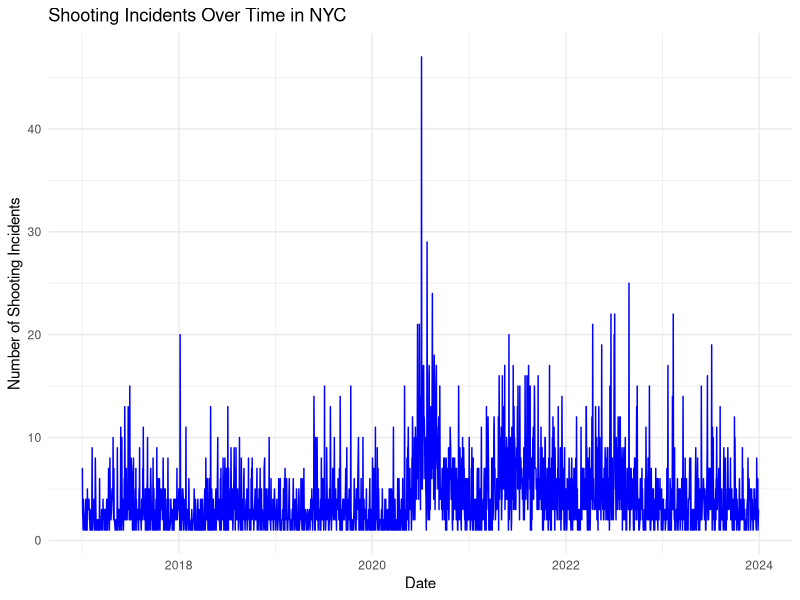
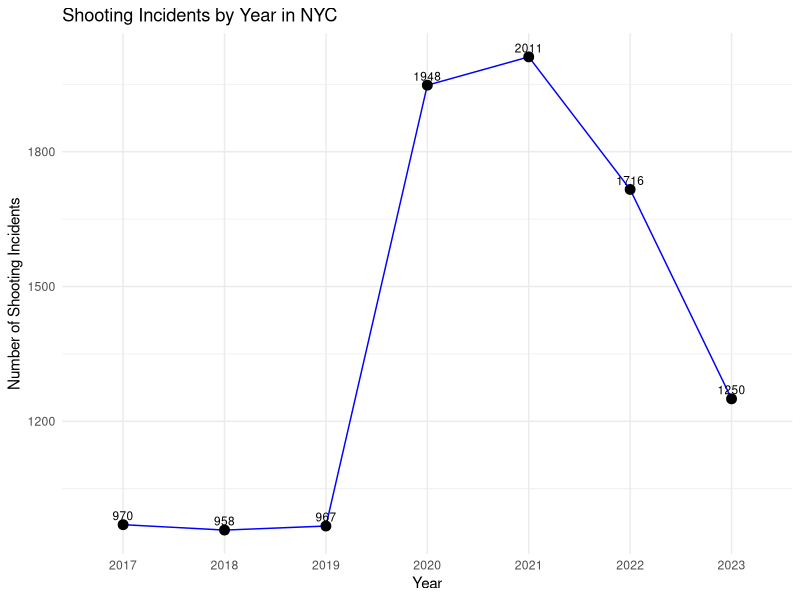
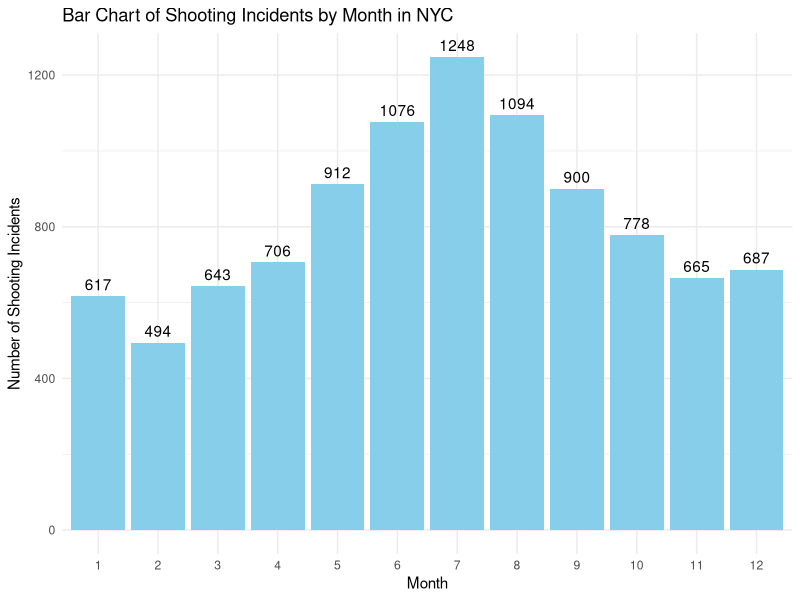
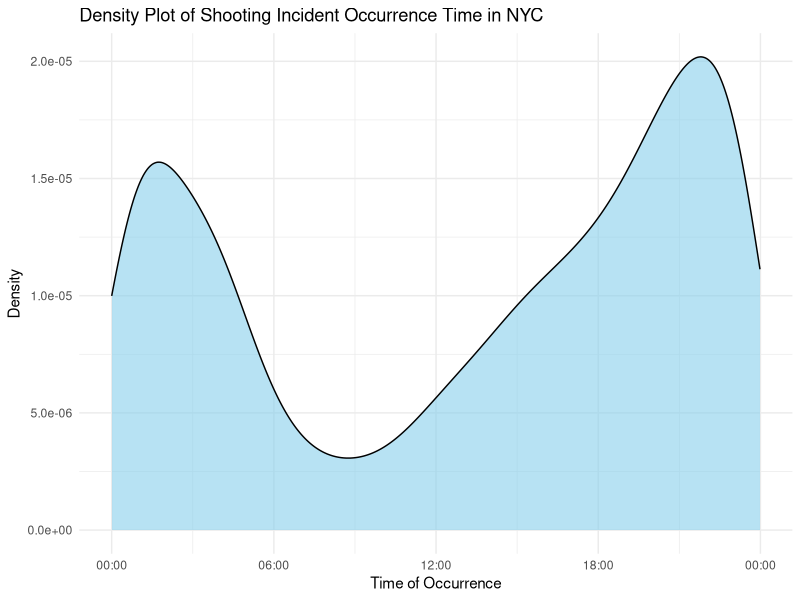
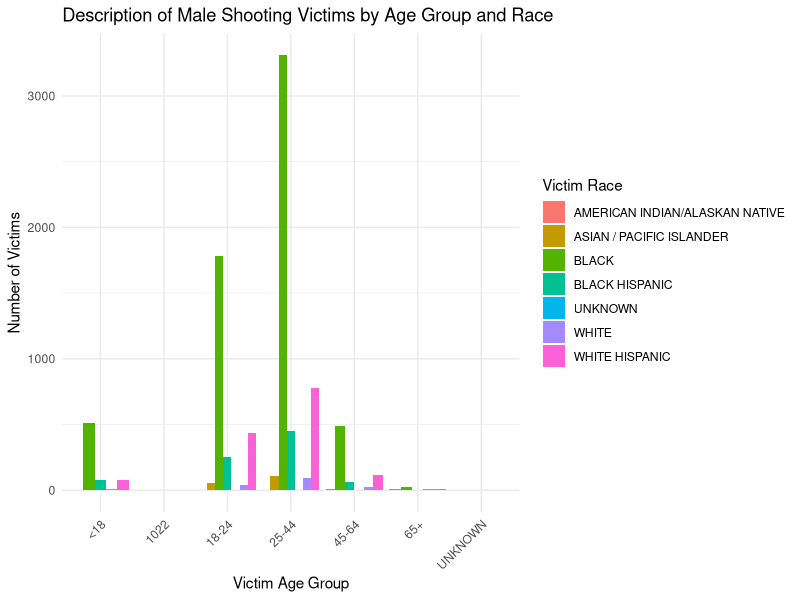
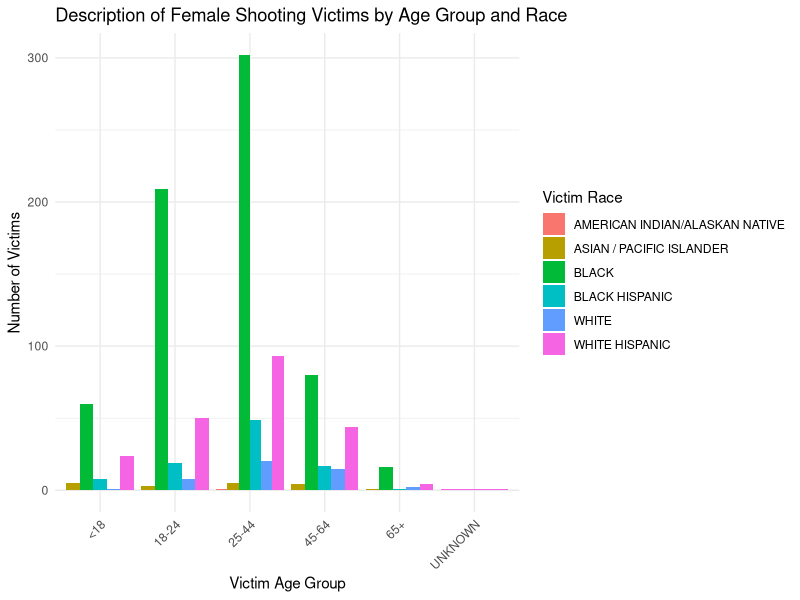
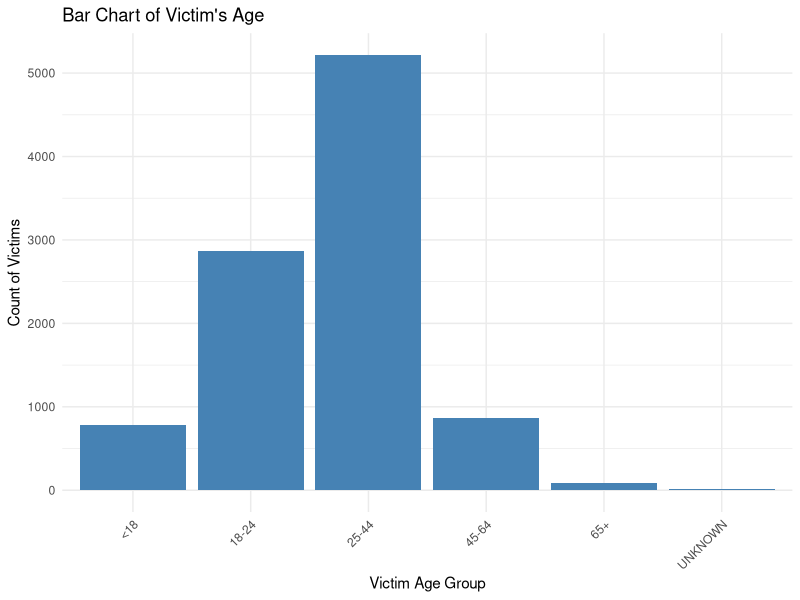

Source code (R) for these figures, in order:
## ---- chunk 1
library(ggplot2)
library(readxl)
library(readr)
library(dplyr)
library(knitr)
library(tidyr)
## ---- chunk 2
# Load the dataset
df_descriptive=read_csv("data_final.csv")
## ---- chunk 3
# Converting OCCUR_DATE to Date type
df_descriptive$OCCUR_DATE <- as.Date(df_descriptive$OCCUR_DATE, format = "%Y-%m-%d")

# Grouping the data by date to count the number of incidents
date_counts <- as.data.frame(table(df_descriptive$OCCUR_DATE))
colnames(date_counts) <- c('Date', 'Count')
date_counts$Date <- as.Date(date_counts$Date)

# Plotting the line chart for shooting incidents over time
ggplot(date_counts, aes(x = Date, y = Count)) +
  geom_line(color = 'blue') +
  labs(title = 'Shooting Incidents Over Time in NYC',
       x = 'Date',
       y = 'Number of Shooting Incidents') +
  theme_minimal()
## ---- chunk 4
# Grouping the data by year to count the number of incidents
df_descriptive$Year <- as.factor(df_descriptive$Year)
year_counts <- as.data.frame(table(df_descriptive$Year))
colnames(year_counts) <- c('Year', 'Count')


# Plotting the line chart for shooting incidents by year with data points labeled
ggplot(year_counts, aes(x = Year, y = Count, group = 1)) +
  geom_line(color = 'blue') +
  geom_point(size = 3) +
  geom_text(aes(label = Count), vjust = -0.5, size = 3) +
  labs(title = 'Shooting Incidents by Year in NYC',
       x = 'Year',
       y = 'Number of Shooting Incidents') +
  theme_minimal()
## ---- chunk 5
# Grouping the data by month
df_descriptive$Month <- as.factor(df_descriptive$Month)
month_counts <- as.data.frame(table(df_descriptive$Month))
colnames(month_counts) <- c('Month', 'Count')

# Plotting the bar chart for shooting incidents by month
ggplot(month_counts, aes(x = Month, y = Count)) +
  geom_bar(stat = 'identity', fill = 'skyblue') +
  geom_text(aes(label = Count), vjust = -0.5) +
  labs(title = 'Bar Chart of Shooting Incidents by Month in NYC',
       x = 'Month',
       y = 'Number of Shooting Incidents') +
  theme_minimal()
## ---- chunk 6
# Convert OCCUR_TIME to a proper time format
df_descriptive$OCCUR_TIME <- format(strptime(df_descriptive$OCCUR_TIME, format = "%H:%M:%S"), "%H:%M:%S")

# Plotting the density of the occurrence time
ggplot(df_descriptive, aes(x = as.POSIXct(OCCUR_TIME, format = "%H:%M:%S"))) +
  geom_density(fill = 'skyblue', alpha = 0.6) +
  labs(title = 'Density Plot of Shooting Incident Occurrence Time in NYC',
       x = 'Time of Occurrence',
       y = 'Density') +
  scale_x_datetime(date_labels = "%H:%M") +
  theme_minimal()
## ---- chunk 7

# Table showing Top 10 total incident NTA in Each Borough
incident_by_nta_borough <- df_descriptive %>%
  drop_na() %>%
  group_by(BORO, NTA) %>%
  summarise(total_incidents = n()) %>%
  arrange(BORO, desc(total_incidents)) %>%
  group_by(BORO) %>%
  slice_max(n = 10, order_by = total_incidents) %>%
  select(-total_incidents) %>%
  group_by(BORO) %>%
  mutate(row_num = row_number()) %>%
  pivot_wider(names_from = BORO, values_from = NTA) %>%
  unnest(cols = c(BRONX, BROOKLYN, MANHATTAN, QUEENS, `STATEN ISLAND`)) %>%
  select(row_num, everything())%>%
  slice(1:10)

# Display the table in the desired format
kable(incident_by_nta_borough, caption = "Top 10 NTAs with Total Shooting Incidents in Each Borough (2017-2023)")
## ---- chunk 8
# Table showing Top 10 NTAs with the Highest Total Shooting Incidents
top_10_nta_overall <- df_descriptive %>%
  group_by(BORO, NTA) %>%
  summarise(total_incidents = n(),
            total_population = first(Total_population_nta),
            percent_poverty = first(Percent_poverty),
            percent_education = first(Percent_education)) %>%
  arrange(desc(total_incidents)) %>%
  ungroup() %>%
  slice(1:10) %>%
  select(BORO, NTA, total_incidents, total_population, percent_poverty, percent_education)
# Display the table in the desired format
kable(top_10_nta_overall, digits = 2, caption = "Top 10 NTAs with the Highest Total Shooting Incidents")
## ---- chunk 9

# Table showing Top 10 NTAs with the Highest Total Shooting Incidents in MANHATTAN
top_10_nta_overall <- df_descriptive %>%
  filter(BORO == 'MANHATTAN') %>% 
  group_by(BORO, NTA) %>%
  summarise(total_incidents = n(),
            total_population = first(Total_population_nta),
            percent_poverty = first(Percent_poverty),
            percent_education = first(Percent_education)) %>%
  arrange(desc(total_incidents)) %>%
  ungroup() %>%
  slice(1:10) %>%
  select(BORO, NTA, total_incidents, total_population, percent_poverty, percent_education)
# Display the table in the desired format
kable(top_10_nta_overall, digits = 2, caption = "Top 10 NTAs with the Highest Total Shooting Incidents")
## ---- chunk 10

# Table showing Top 10 NTAs with the Highest Total Shooting Incidents in BROOKLYN
top_10_nta_overall <- df_descriptive %>%
  filter(BORO == 'BROOKLYN') %>% 
  group_by(BORO, NTA) %>%
  summarise(total_incidents = n(),
            total_population = first(Total_population_nta),
            percent_poverty = first(Percent_poverty),
            percent_education = first(Percent_education)) %>%
  arrange(desc(total_incidents)) %>%
  ungroup() %>%
  slice(1:10) %>%
  select(BORO, NTA, total_incidents, total_population, percent_poverty, percent_education)
# Display the table in the desired format
kable(top_10_nta_overall, digits = 2, caption = "Top 10 NTAs with the Highest Total Shooting Incidents in BROOKLYN")
## ---- chunk 11

# Table showing Top 10 NTAs with the Highest Total Shooting Incidents in BROOKLYN
top_10_nta_overall <- df_descriptive %>%
  filter(BORO == 'BRONX') %>% 
  group_by(BORO, NTA) %>%
  summarise(total_incidents = n(),
            total_population = first(Total_population_nta),
            percent_poverty = first(Percent_poverty),
            percent_education = first(Percent_education)) %>%
  arrange(desc(total_incidents)) %>%
  ungroup() %>%
  slice(1:10) %>%
  select(BORO, NTA, total_incidents, total_population, percent_poverty, percent_education)
# Display the table in the desired format
kable(top_10_nta_overall, digits = 2, caption = "Top 10 NTAs with the Highest Total Shooting Incidents in BRONX")
## ---- chunk 12

# Table showing Top 10 NTAs with the Highest Total Shooting Incidents in BROOKLYN
top_10_nta_overall <- df_descriptive %>%
  filter(BORO == 'QUEENS') %>% 
  group_by(BORO, NTA) %>%
  summarise(total_incidents = n(),
            total_population = first(Total_population_nta),
            percent_poverty = first(Percent_poverty),
            percent_education = first(Percent_education)) %>%
  arrange(desc(total_incidents)) %>%
  ungroup() %>%
  slice(1:10) %>%
  select(BORO, NTA, total_incidents, total_population, percent_poverty, percent_education)
# Display the table in the desired format
kable(top_10_nta_overall, digits = 2, caption = "Top 10 NTAs with the Highest Total Shooting Incidents in QUEENS")
## ---- chunk 13

# Table showing Top 10 NTAs with the Highest Total Shooting Incidents in BROOKLYN
top_10_nta_overall <- df_descriptive %>%
  filter(BORO == 'STATEN ISLAND') %>% 
  group_by(BORO, NTA) %>%
  summarise(total_incidents = n(),
            total_population = first(Total_population_nta),
            percent_poverty = first(Percent_poverty),
            percent_education = first(Percent_education)) %>%
  arrange(desc(total_incidents)) %>%
  ungroup() %>%
  slice(1:10) %>%
  select(BORO, NTA, total_incidents, total_population, percent_poverty, percent_education)
# Display the table in the desired format
kable(top_10_nta_overall, digits = 2, caption = "Top 10 NTAs with the Highest Total Shooting Incidents in STATEN ISLAND")
## ---- chunk 14
# Get the Top 10 NTAs with the Highest Incident Rate by Year
top_10_incident_rate <- df_descriptive %>%
  distinct(incident_rate_by_year_nta, .keep_all = TRUE) %>%
  filter(NTAType == 'Residential') %>%
  arrange(desc(incident_rate_by_year_nta)) %>%
  slice(1:10)

# Pull information for the Top 10 NTAs
top_10_nta_incident_rate <- top_10_incident_rate %>%
  select(NTA, BORO, incident_rate = incident_rate_by_year_nta,
         total_population = Total_population_nta,
         percent_poverty = Percent_poverty,
         percent_education = Percent_education)

# Display the table in the desired format
kable(top_10_nta_incident_rate, digits = 6, caption = "Top 10 NTAs with the Highest Incident Rate by Year in Each Boroug")
## ---- chunk 15
# Get the Top 10 NTAs with the Highest Incident Rate by Year
top_10_incident_rate <- df_descriptive %>%
  distinct(incident_rate_by_year_nta, .keep_all = TRUE) %>%
  filter(BORO == 'MANHATTAN') %>% 
  filter(NTAType == 'Residential') %>%
  arrange(desc(incident_rate_by_year_nta)) %>%
  slice(1:10)

# Pull information for the Top 10 NTAs
top_10_nta_incident_rate <- top_10_incident_rate %>%
  select(NTA, BORO, incident_rate = incident_rate_by_year_nta,
         total_population = Total_population_nta,
         percent_poverty = Percent_poverty,
         percent_education = Percent_education)

# Display the table in the desired format
kable(top_10_nta_incident_rate, digits = 6, caption = "Top 10 NTAs with the Highest Incident Rate by Year in MANHATTAN")
## ---- chunk 16
# Get the Top 10 NTAs with the Highest Incident Rate by Year
top_10_incident_rate <- df_descriptive %>%
  distinct(incident_rate_by_year_nta, .keep_all = TRUE) %>%
  filter(BORO == 'BROOKLYN') %>% 
  filter(NTAType == 'Residential') %>%
  arrange(desc(incident_rate_by_year_nta)) %>%
  slice(1:10)

# Pull information for the Top 10 NTAs
top_10_nta_incident_rate <- top_10_incident_rate %>%
  select(NTA, BORO, incident_rate = incident_rate_by_year_nta,
         total_population = Total_population_nta,
         percent_poverty = Percent_poverty,
         percent_education = Percent_education)

# Display the table in the desired format
kable(top_10_nta_incident_rate, digits = 6, caption = "Top 10 NTAs with the Highest Incident Rate by Year in BROOKLYN")
## ---- chunk 17
# Get the Top 10 NTAs with the Highest Incident Rate by Year
top_10_incident_rate <- df_descriptive %>%
  distinct(incident_rate_by_year_nta, .keep_all = TRUE) %>%
  filter(BORO == 'BRONX') %>% 
  filter(NTAType == 'Residential') %>%
  arrange(desc(incident_rate_by_year_nta)) %>%
  slice(1:10)

# Pull information for the Top 10 NTAs
top_10_nta_incident_rate <- top_10_incident_rate %>%
  select(NTA, BORO, incident_rate = incident_rate_by_year_nta,
         total_population = Total_population_nta,
         percent_poverty = Percent_poverty,
         percent_education = Percent_education)

# Display the table in the desired format
kable(top_10_nta_incident_rate, digits = 6, caption = "Top 10 NTAs with the Highest Incident Rate by Year in BRONX")
## ---- chunk 18
# Get the Top 10 NTAs with the Highest Incident Rate by Year
top_10_incident_rate <- df_descriptive %>%
  distinct(incident_rate_by_year_nta, .keep_all = TRUE) %>%
  filter(BORO == 'QUEENS') %>% 
  filter(NTAType == 'Residential') %>%
  arrange(desc(incident_rate_by_year_nta)) %>%
  slice(1:10)

# Pull information for the Top 10 NTAs
top_10_nta_incident_rate <- top_10_incident_rate %>%
  select(NTA, BORO, incident_rate = incident_rate_by_year_nta,
         total_population = Total_population_nta,
         percent_poverty = Percent_poverty,
         percent_education = Percent_education)

# Display the table in the desired format
kable(top_10_nta_incident_rate, digits = 6, caption = "Top 10 NTAs with the Highest Incident Rate by Year in QUEENS")
## ---- chunk 19
# Get the Top 10 NTAs with the Highest Incident Rate by Year
top_10_incident_rate <- df_descriptive %>%
  distinct(incident_rate_by_year_nta, .keep_all = TRUE) %>%
  filter(BORO == 'STATEN ISLAND') %>% 
  filter(NTAType == 'Residential') %>%
  arrange(desc(incident_rate_by_year_nta)) %>%
  slice(1:10)

# Pull information for the Top 10 NTAs
top_10_nta_incident_rate <- top_10_incident_rate %>%
  select(NTA, BORO, incident_rate = incident_rate_by_year_nta,
         total_population = Total_population_nta,
         percent_poverty = Percent_poverty,
         percent_education = Percent_education)

# Display the table in the desired format
kable(top_10_nta_incident_rate, digits = 6, caption = "Top 10 NTAs with the Highest Incident Rate by Year in STATEN ISLAND")
## ---- chunk 20
# Plot: Description of Victims
victim_summary <- df_descriptive %>%
  filter(VIC_SEX %in% c("M", "F")) %>%  # Filter out unknown
  group_by(VIC_SEX, VIC_AGE_GROUP, VIC_RACE) %>%
  summarise(total_victims = n()) %>%
  drop_na()


# Plotting the description of male victims
ggplot(victim_summary %>% filter(VIC_SEX == "M"), aes(x = VIC_AGE_GROUP, y = total_victims, fill = VIC_RACE)) +
  geom_bar(stat = 'identity', position = 'dodge') +
  labs(title = "Description of Male Shooting Victims by Age Group and Race",
       x = "Victim Age Group",
       y = "Number of Victims",
       fill = "Victim Race") +
  theme_minimal() +
  theme(axis.text.x = element_text(angle = 45, hjust = 1))

# Plotting the description of female victims
ggplot(victim_summary %>% filter(VIC_SEX == "F"), aes(x = VIC_AGE_GROUP, y = total_victims, fill = VIC_RACE)) +
  geom_bar(stat = 'identity', position = 'dodge') +
  labs(title = "Description of Female Shooting Victims by Age Group and Race",
       x = "Victim Age Group",
       y = "Number of Victims",
       fill = "Victim Race") +
  theme_minimal() +
  theme(axis.text.x = element_text(angle = 45, hjust = 1))
## ---- chunk 21
# Plot: Bar chart showing victim's age
ggplot(df_descriptive %>% filter(!is.na(VIC_AGE_GROUP)& VIC_AGE_GROUP != 1022), aes(x = VIC_AGE_GROUP)) +
  geom_bar(fill = "steelblue") +
  labs(title = "Bar Chart of Victim's Age",
       x = "Victim Age Group",
       y = "Count of Victims") +
  theme_minimal() +
  theme(axis.text.x = element_text(angle = 45, hjust = 1))
